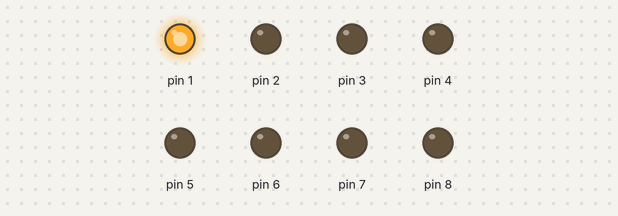
This sketch was run on a simulated Arduino Uno, built with avr-gcc and run on an emulated ATmega328P. On the bench: output pins drawn as LEDs (lit = HIGH).

Above: at 0.5 s.
At 2.5 s:
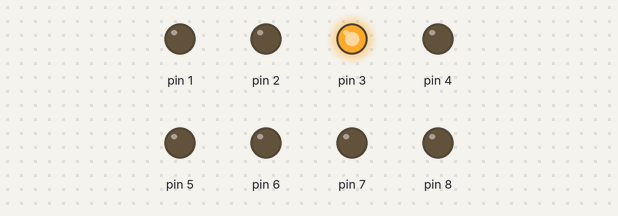
At 4.5 s:
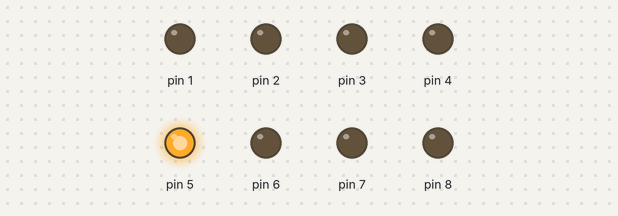
At 10.5 s:
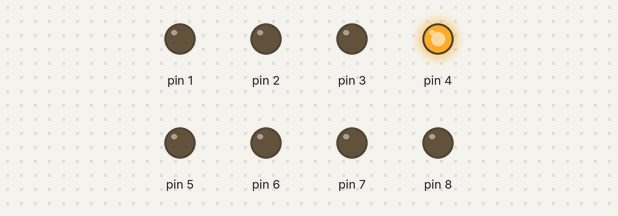
At 14.5 s:
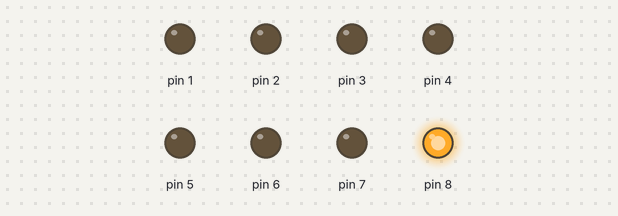
At 19.5 s:
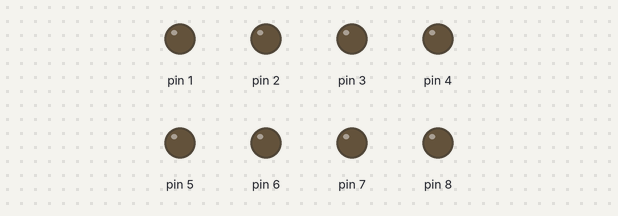
Timing chart, 0 to 20.8 s (numbered marks = the images above):
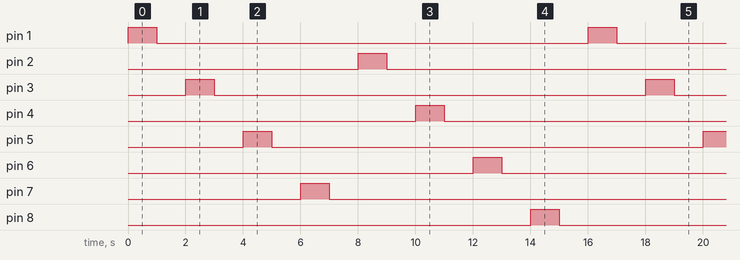

Measured:
- by itself, pin 1–8: alternates HIGH for 1.0 s and LOW for 15.0 s
- by itself, everything shown: repeats every 16.0 s, in 16 steps

The sketch:

simhack_1.ino
```cpp
void setup()
{
  for (int i=1;i<9;i++)
  {
  pinMode(i, OUTPUT);
  }
}
void loop()
{
  for (int i=1;i<9;i+=2)
  {
    digitalWrite(i,HIGH);
    delay(1000);
    digitalWrite(i,LOW);
    delay(1000);
  }
  for (int i=2;i<9;i+=2)
  {
    digitalWrite(i,HIGH);
    delay(1000);
    digitalWrite(i,LOW);
    delay(1000);
  }
}
```
